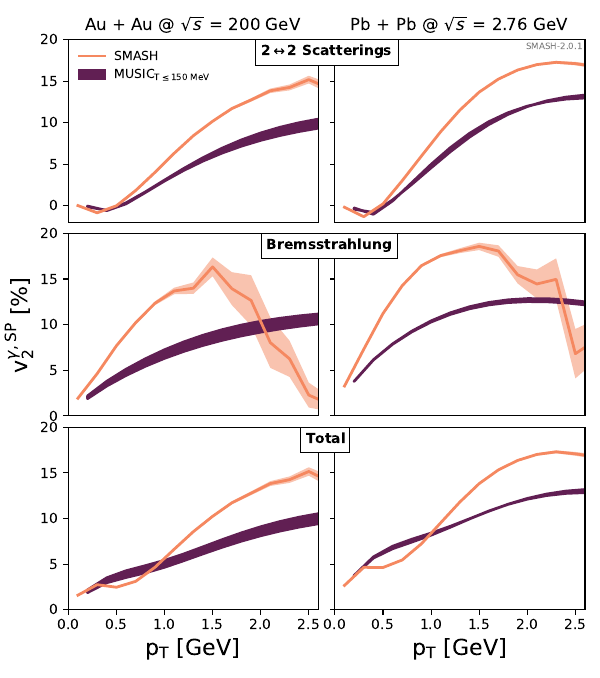

This figure's Python source:
import numpy as np
import matplotlib as mpl
import matplotlib.pyplot as plt
from matplotlib.ticker import NullFormatter
import matplotlib.ticker as mtick
import os.path
import scipy.interpolate
import sys
sys.path.append(os.path.dirname(os.path.abspath(__file__)) + '/..')
import common_plotting
from matplotlib import gridspec

######################################
############ Total rate ##############
######################################

# SMASH RHIC
# SP_v2_photons_2to2.txt  SP_v2_photons_Brems.txt  SP_v2_photons_total.txt
raw=np.loadtxt("../calcs/photons/smash_calcs/rhic/SMASH-2.0.1-fix/SP_v2_photons_total.txt")
pT_smash_rhic, v2_tot_rhic, v2_tot_err_rhic = raw.T
raw=np.loadtxt("../calcs/photons/smash_calcs/rhic/SMASH-2.0.1-fix/SP_v2_photons_2to2.txt")
pT_smash_22_rhic, v2_22_rhic, v2_err_22_rhic = raw.T
raw=np.loadtxt("../calcs/photons/smash_calcs/rhic/SMASH-2.0.1-fix/SP_v2_photons_Brems.txt")
pT_smash_brem_rhic, v2_brem_rhic, v2_err_brem_rhic = raw.T

# Hydro RHIC
raw=np.loadtxt("../calcs/photons/averaged_hydro_calcs/AuAu200/results/photons_above_Tfr_nx200/AuAu200/C10-20/average_sp.dat")
pT_music_rhic, dN_music_above_Tfr_rhic, v1_above_Tfr_rhic, v2_above_Tfr_rhic, *rest = raw.T

raw=np.loadtxt("../calcs/photons/averaged_hydro_calcs/AuAu200/results/tot_photons_T140-150_nx200/AuAu200/C10-20/average_sp.dat")
pT_music_rhic, dN_music_140_150_tot_rhic, v1_music_140_150_tot_rhic, v2_music_140_150_tot_rhic, *rest = raw.T

raw=np.loadtxt("../calcs/photons/averaged_hydro_calcs/AuAu200/results/22_photons_T140-150_nx200/AuAu200/C10-20/average_sp.dat")
pT_music_rhic, dN_music_140_150_22_rhic, v1_music_140_150_22_rhic, v2_music_140_150_22_rhic, *rest = raw.T

raw=np.loadtxt("../calcs/photons/averaged_hydro_calcs/AuAu200/results/brem_photons_T140-150_nx200/AuAu200/C10-20/average_sp.dat")
pT_music_rhic, dN_music_140_150_brem_rhic, v1_music_140_150_brem_rhic, v2_music_140_150_brem_rhic, *rest = raw.T

raw=np.loadtxt("../calcs/photons/averaged_hydro_calcs/AuAu200/results/tot_photons_T120-150_nx200/AuAu200/C10-20/average_sp.dat")
pT_music_rhic, dN_music_120_150_tot_rhic, v1_music_120_150_tot_rhic, v2_music_120_150_tot_rhic, *rest = raw.T

raw=np.loadtxt("../calcs/photons/averaged_hydro_calcs/AuAu200/results/22_photons_T120-150_nx200/AuAu200/C10-20/average_sp.dat")
pT_music_rhic, dN_music_120_150_22_rhic, v1_music_120_150_22_rhic, v2_music_120_150_22_rhic, *rest = raw.T

raw=np.loadtxt("../calcs/photons/averaged_hydro_calcs/AuAu200/results/brem_photons_T120-150_nx200/AuAu200/C10-20/average_sp.dat")
pT_music_rhic, dN_music_120_150_brem_rhic, v1_music_120_150_brem_rhic, v2_music_120_150_brem_rhic, *rest = raw.T


plot_dict_rhic={
'late_tot':{
'smash_calcs':[pT_smash_rhic,v2_tot_rhic,v2_tot_err_rhic],
'music_calcs_short':[pT_music_rhic, v2_music_140_150_tot_rhic, v2_music_120_150_tot_rhic]
},
'late_22':{
'smash_calcs':[pT_smash_22_rhic,v2_22_rhic,v2_err_22_rhic],
'music_calcs_short':[pT_music_rhic, v2_music_140_150_22_rhic, v2_music_120_150_22_rhic]
},
'late_brem':{
'smash_calcs':[pT_smash_brem_rhic,v2_brem_rhic,v2_err_brem_rhic],
'music_calcs_short':[pT_music_rhic, v2_music_140_150_brem_rhic, v2_music_120_150_brem_rhic]
},
}



# SMASH LHC
raw=np.loadtxt("../calcs/photons/smash_calcs/lhc/SMASH-2.0.1-fix/SP_v2_photons_total.txt")
pT_smash_lhc, v2_tot_lhc, v2_tot_err_lhc = raw.T
raw=np.loadtxt("../calcs/photons/smash_calcs/lhc/SMASH-2.0.1-fix/SP_v2_photons_2to2.txt")
pT_smash_22_lhc, v2_22_lhc, v2_err_22_lhc = raw.T
raw=np.loadtxt("../calcs/photons/smash_calcs/lhc/SMASH-2.0.1-fix/SP_v2_photons_Brems.txt")
pT_smash_brem_lhc, v2_brem_lhc, v2_err_brem_lhc = raw.T

# Hydro RHIC
raw=np.loadtxt("../calcs/photons/averaged_hydro_calcs/PbPb2760/results/photons_above_Tfr_nx200/PbPb2760/C10-20/average_sp.dat")
pT_music_lhc, dN_music_above_Tfr_lhc, v1_above_Tfr_lhc, v2_above_Tfr_lhc, *rest = raw.T

raw=np.loadtxt("../calcs/photons/averaged_hydro_calcs/PbPb2760/results/tot_photons_T140-150_nx200/PbPb2760/C10-20/average_sp.dat")
pT_music_lhc, dN_music_140_150_tot_lhc, v1_music_140_150_tot_lhc, v2_music_140_150_tot_lhc, *rest = raw.T

raw=np.loadtxt("../calcs/photons/averaged_hydro_calcs/PbPb2760/results/22_photons_T140-150_nx200/PbPb2760/C10-20/average_sp.dat")
pT_music_lhc, dN_music_140_150_22_lhc, v1_music_140_150_22_lhc, v2_music_140_150_22_lhc, *rest = raw.T

raw=np.loadtxt("../calcs/photons/averaged_hydro_calcs/PbPb2760/results/brem_photons_T140-150_nx200/PbPb2760/C10-20/average_sp.dat")
pT_music_lhc, dN_music_140_150_brem_lhc, v1_music_140_150_brem_lhc, v2_music_140_150_brem_lhc, *rest = raw.T

raw=np.loadtxt("../calcs/photons/averaged_hydro_calcs/PbPb2760/results/tot_photons_T120-150_nx200/PbPb2760/C10-20/average_sp.dat")
pT_music_lhc, dN_music_120_150_tot_lhc, v1_music_120_150_tot_lhc, v2_music_120_150_tot_lhc, *rest = raw.T

raw=np.loadtxt("../calcs/photons/averaged_hydro_calcs/PbPb2760/results/22_photons_T120-150_nx200/PbPb2760/C10-20/average_sp.dat")
pT_music_lhc, dN_music_120_150_22_lhc, v1_music_120_150_22_lhc, v2_music_120_150_22_lhc, *rest = raw.T

raw=np.loadtxt("../calcs/photons/averaged_hydro_calcs/PbPb2760/results/brem_photons_T120-150_nx200/PbPb2760/C10-20/average_sp.dat")
pT_music_lhc, dN_music_120_150_brem_lhc, v1_music_120_150_brem_lhc, v2_music_120_150_brem_lhc, *rest = raw.T


plot_dict_lhc={
'late_tot':{
'smash_calcs':[pT_smash_lhc,v2_tot_lhc,v2_tot_err_lhc],
'music_calcs_short':[pT_music_lhc, v2_music_140_150_tot_lhc, v2_music_120_150_tot_lhc]
},
'late_22':{
'smash_calcs':[pT_smash_22_lhc,v2_22_lhc,v2_err_22_lhc],
'music_calcs_short':[pT_music_lhc, v2_music_140_150_22_lhc, v2_music_120_150_22_lhc]
},
'late_brem':{
'smash_calcs':[pT_smash_brem_lhc,v2_brem_lhc,v2_err_brem_lhc],
'music_calcs_short':[pT_music_lhc, v2_music_140_150_brem_lhc, v2_music_120_150_brem_lhc]
},
}

box = dict(facecolor='white', edgecolor='black', linewidth=0.8)

gs = gridspec.GridSpec(9,11)
common_plotting.load_plotting_style_paper()
#Make this figure higher than the others and adjust fonts, for readability
mpl.rcParams['figure.figsize'] = 10*0.6, 5.3*0.8*1.6
# mpl.rcParams['axes.labelsize'] = 15
# mpl.rcParams['legend.fontsize'] = 11
plt.figure()

# RHIC

ax1 = plt.subplot(gs[:3 , 1:6])
plt.title(r'Au + Au @ $\sqrt{s}$ = 200 GeV')
smash_calc=plot_dict_rhic['late_22']['smash_calcs']
plt.plot(smash_calc[0], 100.0 * smash_calc[1], color = 'C2', label = 'SMASH', ls = '-')
plt.fill_between(smash_calc[0], 100.0 * (smash_calc[1] - smash_calc[2]), 100.0 * (smash_calc[1] + smash_calc[2]), alpha = 0.5, color = 'C2', lw = 0)
music_calc=plot_dict_rhic['late_22']['music_calcs_short']
plt.fill_between(music_calc[0], 100.0 * music_calc[1], 100.0 * music_calc[2], alpha=1.0, color = 'C0', label = 'MUSIC$_\mathsf{T \leq 150 \ MeV}$', lw = 2.0)
plt.legend(frameon = False, loc = 'upper left')
plt.xlim(0,2.6)
plt.ylim(-2,20.0)
plt.xticks([])
# plt.yticks([0,5,10,15,20,25])
# ax1.minorticks_on()
plt.figtext(0.435, 0.91725, '2$\leftrightarrow$2 Scatterings', fontweight = 'bold', bbox=box)

ax2 = plt.subplot(gs[3:6 , 1:6])
smash_calc=plot_dict_rhic['late_brem']['smash_calcs']
plt.plot(smash_calc[0], 100.0 * smash_calc[1], color = 'C2', label = 'SMASH', ls = '-')
plt.fill_between(smash_calc[0], 100.0 * (smash_calc[1] - smash_calc[2]), 100.0 * (smash_calc[1] + smash_calc[2]), alpha = 0.5, color = 'C2', lw = 0)
music_calc=plot_dict_rhic['late_brem']['music_calcs_short']
plt.fill_between(music_calc[0], 100.0 * music_calc[1], 100.0 * music_calc[2], alpha=1.0, color = 'C0', label = 'MUSIC$_\mathsf{T \leq 150 \ MeV}$', lw = 2.0)
# plt.legend(frameon = False, loc = 'upper left')
plt.xlim(0,2.6)
plt.ylim(0,20.0)
plt.xticks([])
# plt.yticks([0,5,10,15,20,25])
# ax2.minorticks_on()
plt.ylabel(r'v$_2^{\gamma, \mathsf{SP}}$ [%]')
plt.figtext(0.445, 0.6316, 'Bremsstrahlung', fontweight = 'bold', bbox=box)

ax3 = plt.subplot(gs[6:9 , 1:6])
smash_calc=plot_dict_rhic['late_tot']['smash_calcs']
plt.plot(smash_calc[0], 100.0 * smash_calc[1], color = 'C2', label = 'SMASH', ls = '-')
plt.fill_between(smash_calc[0], 100.0 * (smash_calc[1] - smash_calc[2]), 100.0 * (smash_calc[1] + smash_calc[2]), alpha = 0.5, color = 'C2', lw = 0)
music_calc=plot_dict_rhic['late_tot']['music_calcs_short']
plt.fill_between(music_calc[0], 100.0 * music_calc[1], 100.0 * music_calc[2], alpha=1.0, color = 'C0', label = 'MUSIC$_\mathsf{T \leq 150 \ MeV}$', lw = 2.0)
# plt.legend(frameon = False, loc = 'upper left')
plt.xlim(0,2.6)
plt.ylim(0,20.0)
# plt.yticks([0,5,10,15,20,25])
# ax3.minorticks_on()
plt.xlabel(r'p$_\mathsf{T}$ [GeV]')
plt.figtext(0.51, 0.3452, 'Total', fontweight = 'bold', bbox=box)

# LHC

ax4 = plt.subplot(gs[:3 , 6:])
plt.title(r'Pb + Pb @ $\sqrt{s}$ = 2.76 TeV')
smash_calc=plot_dict_lhc['late_22']['smash_calcs']
plt.plot(smash_calc[0], 100.0 * smash_calc[1], color = 'C2', label = 'SMASH', ls = '-')
plt.fill_between(smash_calc[0], 100.0 * (smash_calc[1] - smash_calc[2]), 100.0 * (smash_calc[1] + smash_calc[2]), alpha = 0.5, color = 'C2', lw = 0)
music_calc=plot_dict_lhc['late_22']['music_calcs_short']
plt.fill_between(music_calc[0], 100.0 * music_calc[1], 100.0 * music_calc[2], alpha=1.0, color = 'C0', label = 'MUSIC$_\mathsf{T \leq 150 \ MeV}$', lw = 2.0)
# plt.legend(frameon = False, loc = 'upper left')
plt.xlim(0,2.6)
plt.ylim(-2,20.0)
plt.xticks([])
# plt.yticks([0,5,10,15,20,25])
ax4.set_yticklabels([])
# plt.figtext(0.83, 0.89, '2$\leftrightarrow$2 Scatterings', fontweight = 'bold')

ax5 = plt.subplot(gs[3:6 , 6:])
smash_calc=plot_dict_lhc['late_brem']['smash_calcs']
plt.plot(smash_calc[0], 100.0 * smash_calc[1], color = 'C2', label = 'SMASH', ls = '-')
plt.fill_between(smash_calc[0], 100.0 * (smash_calc[1] - smash_calc[2]), 100.0 * (smash_calc[1] + smash_calc[2]), alpha = 0.5, color = 'C2', lw = 0)
music_calc=plot_dict_lhc['late_brem']['music_calcs_short']
plt.fill_between(music_calc[0], 100.0 * music_calc[1], 100.0 * music_calc[2], alpha=1.0, color = 'C0', label = 'MUSIC$_\mathsf{T \leq 150 \ MeV}$', lw = 2.0)
# plt.legend(frameon = False, loc = 'upper left')
plt.xlim(0,2.6)
plt.ylim(0,20.0)
plt.xticks([])
# plt.yticks([0,5,10,15,20,25])
ax5.set_yticklabels([])
# plt.figtext(0.835, 0.63, 'Bremsstrahlung', fontweight = 'bold')

ax6 = plt.subplot(gs[6:9 , 6:])
smash_calc=plot_dict_lhc['late_tot']['smash_calcs']
plt.plot(smash_calc[0], 100.0 * smash_calc[1], color = 'C2', label = 'SMASH', ls = '-')
plt.fill_between(smash_calc[0], 100.0 * (smash_calc[1] - smash_calc[2]), 100.0 * (smash_calc[1] + smash_calc[2]), alpha = 0.5, color = 'C2', lw = 0)
music_calc=plot_dict_lhc['late_tot']['music_calcs_short']
plt.fill_between(music_calc[0], 100.0 * music_calc[1], 100.0 * music_calc[2], alpha=1.0, color = 'C0', label = 'MUSIC$_\mathsf{T \leq 150 \ MeV}$', lw = 2.0)
# plt.legend(frameon = False, loc = 'upper left')
plt.xlim(0,2.6)
plt.ylim(0,20.0)
# plt.yticks([])
# plt.yticks([0,5,10,15,20,25])
ax6.set_yticklabels([])
plt.xlabel(r'p$_\mathsf{T}$ [GeV]')
# plt.figtext(0.93, 0.36, 'Total', fontweight = 'bold')

plt.figtext(0.79, 0.927, "SMASH-2.0.1-1-g397f8f0",color = "gray", fontsize = 6.3)
plt.tight_layout(h_pad=-0.2, w_pad=-3.6)
plt.savefig("v2.pdf")
plt.close()
